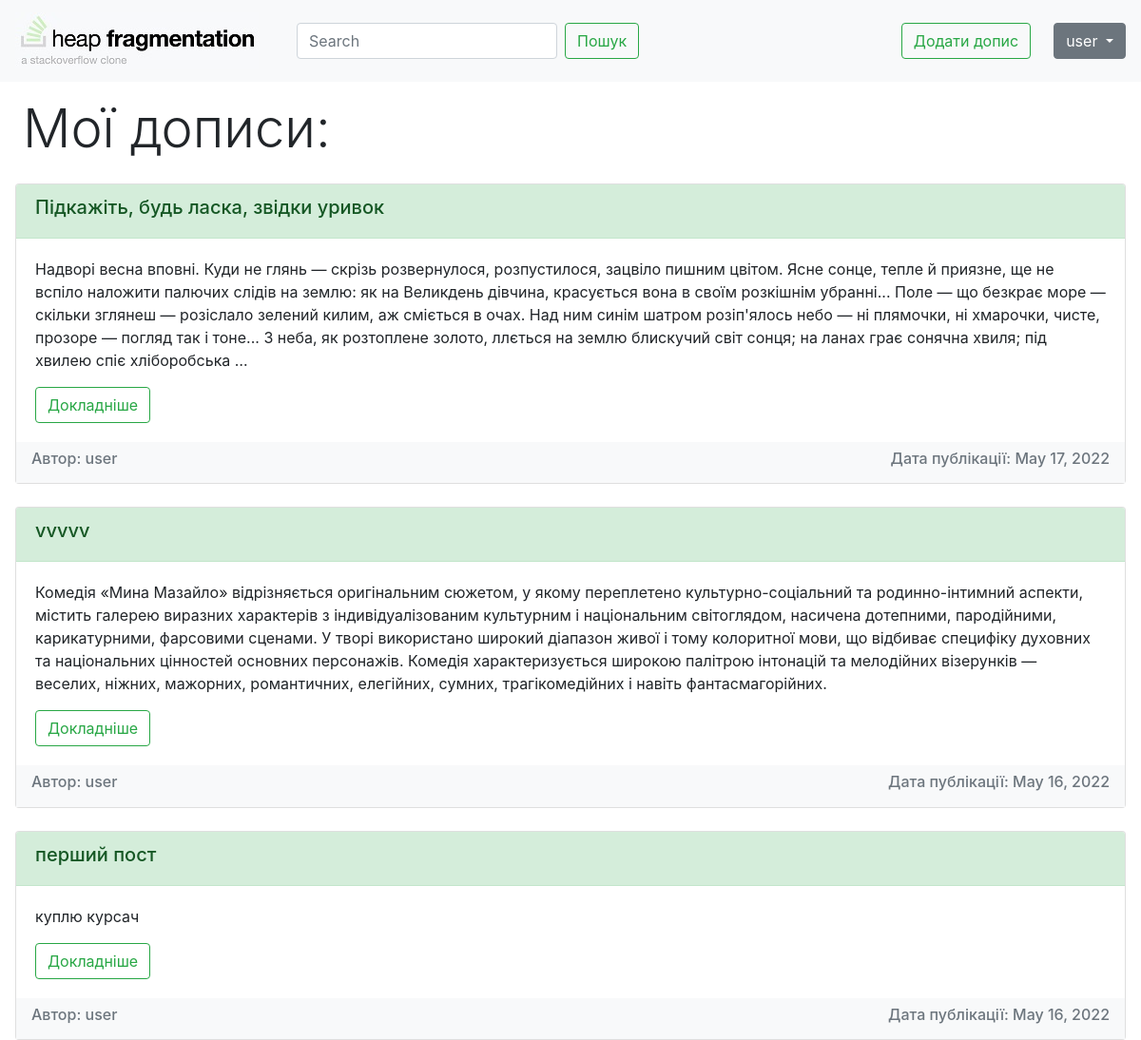
The page /posts (signed in) on the database its author committed.
### advice_app/models.py (models this page shows, shortened)
class Post(models.Model):
    title = models.CharField("Заголовок", max_length=50)
    question = models.TextField("Питання")
    author = models.ForeignKey(User, on_delete=models.CASCADE)
    isClosed = models.BooleanField("Cтатус", default=0)
    date = models.DateField(auto_now=True)

### advice_app/views.py (the view)
# urls.py: path('posts', views.My_posts.as_view(), name='posts'),
class My_posts(ListView):
    Model = Post
    template_name = "advice_app/my_posts.html"
    def get_queryset(self):
        return Post.objects.filter(author=self.request.user).order_by('-id')

### advice_app/templates/advice_app/my_posts.html (shortened to what this page needs)
{% extends 'advice_app/base.html' %}
{% block content %}
<h1 class="display-4 mx-4 my-3">Мої дописи:</h1>
{% include 'advice_app/post.html' %}
{% endblock %}

### advice_app/templates/advice_app/base.html (shortened to what this page needs)
{% load static %}
<!DOCTYPE html>
<html lang="ukr">
<head>
    <link rel="stylesheet" href="https://cdn.jsdelivr.net/npm/bootstrap@4.6.1/dist/css/bootstrap.min.css">
    <link rel="stylesheet" href="{% static 'advice_app/css/main.css' %}">
    <link rel="stylesheet" href="https://stackpath.bootstrapcdn.com/bootstrap/4.3.1/css/bootstrap.min.css">
</head>
<body>
<header>
    <nav class="navbar navbar-light bg-light">
        <div class="nav justify-content-left">
            <a class="navbar-brand" href="{% url 'index' %}">
                {% load static %}
                <img src="{% static 'advice_app/images/logo.jpeg' %}">
            </a>
            <div class="pr-sm-4"></div>
        <form class="form-inline my-2 my-lg-0">
            <input class="form-control mr-sm-2" type="search" placeholder="Search" aria-label="Search">
            <button class="btn btn-outline-success my-2 my-sm-0" type="submit">Пошук</button>
        </form>
        </div>
        {% if request.user.username %}
        <ul class="nav justify-content-right">
            <li><a class="btn btn-outline-success" href="{% url 'add_post' %}">Додати допис</a></li>
            <div class="pr-sm-4"></div>
            <li class="nav-item dropdown">
                <button type="button" class="btn btn-secondary dropdown-toggle" data-bs-toggle="dropdown" aria-expanded="false">
                    {{ request.user.username }}
                </button>
            </li>
        </ul>
        {% else %}
        <div class="btn-group" role="group">
          <a class="btn btn-secondary" href="{% url 'login' %}">Увійти</a>
          <a class="btn btn-secondary" href="{% url 'register' %}">Зареєструватись</a>
        </div>
        {% endif %}
    </nav>
</header>
{% block content %}{% endblock %}
</body>
</html>

### advice_app/templates/advice_app/post.html
{% if object_list %}
  {% for i in object_list %}
    <div class="card mt-4 mx-3">
      <div class="card-header alert-success"><h5>{{ i.title }}</h5></div>
      <div class="card-body">
        <p class="card-text">{{ i.question|truncatewords:90 }}</p>
        <a href="{% url 'detail' i.id %}" class="btn btn-outline-success">Докладніше</a>
      </div>
      <div class="navbar navbar-light bg-light text-muted">
        <h6>Автор: {{ i.author }}</h6>
        <h6>Дата публікації: {{ i.date }}</h6>
      </div>
    </div>
  {% endfor %}
{% else %}
  <p class="mx-4 my-3">Наразі дописів немає</p>
{% endif %}

### rows shown on the page
Post: title "Підкажіть, будь ласка, звідки уривок", question "Надворі весна вповні. Куди не глянь — скрізь розвернулося, розпустилося, зацвіло пишним цвітом. Ясне сонце, тепле й приязне, ще не вспіло наложити палючих слідів на землю: як на Великдень дівчина, красується вона в своїм розкішнім убранні... Поле — що безкрає море — скільки зглянеш — розіслало зелений килим, аж сміється в очах. Над ним синім шатром розіп'ялось небо — ні плямочки, ні хмарочки, чисте, прозоре — погляд так і тоне... З неба, як розтоплене золото, ллється на землю блискучий світ сонця; на ланах грає сонячна хвиля; під хвилею спіє хліборобська …", author "user", date "May 17, 2022"
Post: title "vvvvv", question "Комедія «Мина Мазайло» відрізняється оригінальним сюжетом, у якому переплетено культурно-соціальний та родинно-інтимний аспекти, містить галерею виразних характерів з індивідуалізованим культурним і національним світоглядом, насичена дотепними, пародійними, карикатурними, фарсовими сценами. У творі використано широкий діапазон живої і тому колоритної мови, що відбиває специфіку духовних та національних цінностей основних персонажів. Комедія характеризується широкою палітрою інтонацій та мелодійних візерунків — веселих, ніжних, мажорних, романтичних, елегійних, сумних, трагікомедійних і навіть фантасмагорійних.", author "user", date "May 16, 2022"
Post: title "перший пост", question "куплю курсач", author "user", date "May 16, 2022"

### other values the page prints
{{ request.user.username }} "user"
